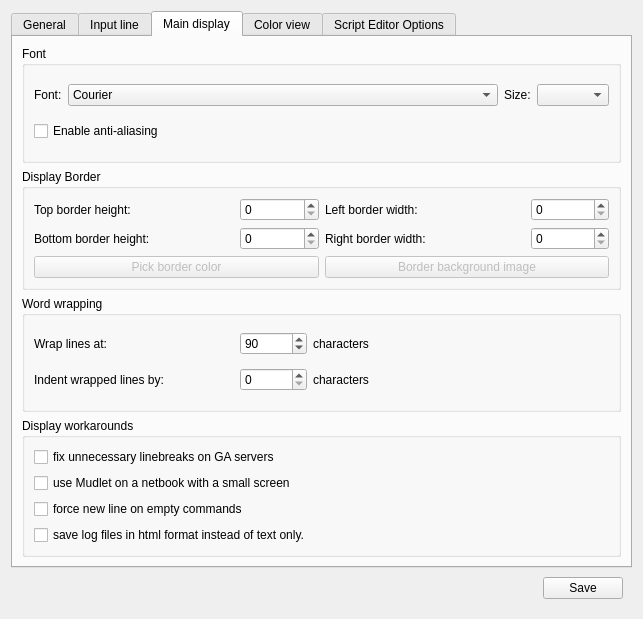
<?xml version="1.0" encoding="UTF-8"?>
<ui version="4.0">
 <class>profile_preferences</class>
 <widget class="QDialog" name="profile_preferences">
  <property name="geometry">
   <rect>
    <x>0</x>
    <y>0</y>
    <width>643</width>
    <height>619</height>
   </rect>
  </property>
  <property name="windowTitle">
   <string>Dialog</string>
  </property>
  <layout class="QVBoxLayout" name="verticalLayout">
   <property name="spacing">
    <number>0</number>
   </property>
   <item>
    <widget class="QTabWidget" name="tabWidgeta">
     <property name="enabled">
      <bool>true</bool>
     </property>
     <property name="styleSheet">
      <string notr="true"/>
     </property>
     <property name="tabShape">
      <enum>QTabWidget::Rounded</enum>
     </property>
     <property name="currentIndex">
      <number>2</number>
     </property>
     <widget class="QWidget" name="General">
      <attribute name="title">
       <string>General</string>
      </attribute>
      <layout class="QVBoxLayout" name="verticalLayout_6">
       <item>
        <widget class="QGroupBox" name="groupBox_11">
         <property name="title">
          <string>toolbar &amp; icon size</string>
         </property>
         <layout class="QFormLayout" name="formLayout_4">
          <property name="fieldGrowthPolicy">
           <enum>QFormLayout::AllNonFixedFieldsGrow</enum>
          </property>
          <item row="0" column="0">
           <widget class="QLabel" name="label_34">
            <property name="text">
             <string>icon size</string>
            </property>
           </widget>
          </item>
          <item row="0" column="1">
           <widget class="QSpinBox" name="MainIconSize">
            <property name="specialValueText">
             <string/>
            </property>
            <property name="minimum">
             <number>1</number>
            </property>
            <property name="maximum">
             <number>4</number>
            </property>
            <property name="value">
             <number>3</number>
            </property>
           </widget>
          </item>
          <item row="1" column="0" colspan="2">
           <widget class="QCheckBox" name="showMenuBar">
            <property name="text">
             <string>show menu bar</string>
            </property>
           </widget>
          </item>
         </layout>
        </widget>
       </item>
       <item>
        <widget class="QGroupBox" name="groupBox_2">
         <property name="title">
          <string>misc</string>
         </property>
         <layout class="QVBoxLayout" name="verticalLayout_5">
          <item>
           <widget class="QCheckBox" name="mAlertOnNewData">
            <property name="text">
             <string>toolbar notification if Mudlet is minimized and new data arrives</string>
            </property>
           </widget>
          </item>
          <item>
            <widget class="QCheckBox" name="mUsesATCP">
            <property name="text">
             <string>Listen for ATCP updates (Iron Realms Entertainment Games Only)</string>
            </property>
           </widget>
          </item>
         </layout>
        </widget>
       </item>
       <item>
        <spacer name="verticalSpacer">
         <property name="orientation">
          <enum>Qt::Vertical</enum>
         </property>
         <property name="sizeHint" stdset="0">
          <size>
           <width>20</width>
           <height>40</height>
          </size>
         </property>
        </spacer>
       </item>
      </layout>
     </widget>
     <widget class="QWidget" name="input_line_tab">
      <attribute name="title">
       <string>Input line</string>
      </attribute>
      <layout class="QGridLayout" name="gridLayout_6">
       <item row="0" column="0">
        <widget class="QGroupBox" name="groupBox_4">
         <property name="enabled">
          <bool>true</bool>
         </property>
         <property name="title">
          <string>Input</string>
         </property>
         <layout class="QGridLayout" name="gridLayout_5">
          <item row="0" column="0">
           <widget class="QCheckBox" name="USE_UNIX_EOL">
            <property name="maximumSize">
             <size>
              <width>16777215</width>
              <height>16777215</height>
             </size>
            </property>
            <property name="toolTip">
             <string>use strict UNIX line endings on commands for old UNIX servers that can't handle windows line endings correctly</string>
            </property>
            <property name="text">
             <string>strict UNIX line endings</string>
            </property>
           </widget>
          </item>
          <item row="1" column="0" colspan="2">
           <widget class="QCheckBox" name="show_sent_text_checkbox">
            <property name="enabled">
             <bool>true</bool>
            </property>
            <property name="toolTip">
             <string>Echo the text you send in the display box</string>
            </property>
            <property name="text">
             <string>Show the text you sent</string>
            </property>
           </widget>
          </item>
          <item row="2" column="0" colspan="3">
           <widget class="QCheckBox" name="auto_clear_input_line_checkbox">
            <property name="enabled">
             <bool>true</bool>
            </property>
            <property name="text">
             <string>Auto clear the input line after you sent text</string>
            </property>
           </widget>
          </item>
          <item row="3" column="0" colspan="2">
           <widget class="QLabel" name="label_18">
            <property name="toolTip">
             <string/>
            </property>
            <property name="text">
             <string>Command separator:</string>
            </property>
            <property name="buddy">
             <cstring>command_separator_lineedit</cstring>
            </property>
           </widget>
          </item>
          <item row="3" column="2">
           <widget class="QLineEdit" name="command_separator_lineedit">
            <property name="enabled">
             <bool>true</bool>
            </property>
           </widget>
          </item>
         </layout>
        </widget>
       </item>
       <item row="1" column="0">
        <spacer name="verticalSpacer_2">
         <property name="orientation">
          <enum>Qt::Vertical</enum>
         </property>
         <property name="sizeHint" stdset="0">
          <size>
           <width>20</width>
           <height>40</height>
          </size>
         </property>
        </spacer>
       </item>
      </layout>
     </widget>
     <widget class="QWidget" name="tab">
      <attribute name="title">
       <string>Main display</string>
      </attribute>
      <layout class="QVBoxLayout" name="verticalLayout_3">
       <item>
        <widget class="QGroupBox" name="groupBox_6">
         <property name="title">
          <string>Font</string>
         </property>
         <layout class="QGridLayout" name="gridLayout_9">
          <item row="0" column="0">
           <widget class="QLabel" name="label_30">
            <property name="text">
             <string>Font:</string>
            </property>
           </widget>
          </item>
          <item row="0" column="1">
           <widget class="QFontComboBox" name="fontComboBox">
            <property name="sizePolicy">
             <sizepolicy hsizetype="Expanding" vsizetype="Fixed">
              <horstretch>0</horstretch>
              <verstretch>0</verstretch>
             </sizepolicy>
            </property>
            <property name="editable">
             <bool>false</bool>
            </property>
            <property name="fontFilters">
             <set>QFontComboBox::MonospacedFonts</set>
            </property>
           </widget>
          </item>
          <item row="0" column="2">
           <widget class="QLabel" name="label_35">
            <property name="text">
             <string>Size:</string>
            </property>
           </widget>
          </item>
          <item row="0" column="3">
           <widget class="QComboBox" name="fontSize"/>
          </item>
          <item row="1" column="0" colspan="2">
           <widget class="QCheckBox" name="mNoAntiAlias">
            <property name="toolTip">
             <string>Use anti aliasing on fonts. Smoothes fonts if you have a high screen resolution and you can use larger fonts. Note that on low resolutions and small font sizes, the font gets blurry. </string>
            </property>
            <property name="text">
             <string>Enable anti-aliasing</string>
            </property>
           </widget>
          </item>
         </layout>
        </widget>
       </item>
       <item>
        <widget class="QGroupBox" name="groupBox_9">
         <property name="title">
          <string>Display Border</string>
         </property>
         <layout class="QGridLayout" name="gridLayout">
          <item row="0" column="0">
           <widget class="QLabel" name="label_26">
            <property name="sizePolicy">
             <sizepolicy hsizetype="Expanding" vsizetype="Preferred">
              <horstretch>0</horstretch>
              <verstretch>0</verstretch>
             </sizepolicy>
            </property>
            <property name="maximumSize">
             <size>
              <width>200</width>
              <height>16777215</height>
             </size>
            </property>
            <property name="text">
             <string>Top border height:</string>
            </property>
           </widget>
          </item>
          <item row="0" column="1">
           <widget class="QSpinBox" name="topBorderHeight">
            <property name="sizePolicy">
             <sizepolicy hsizetype="Minimum" vsizetype="Preferred">
              <horstretch>0</horstretch>
              <verstretch>0</verstretch>
             </sizepolicy>
            </property>
            <property name="minimum">
             <number>0</number>
            </property>
            <property name="maximum">
             <number>2000</number>
            </property>
            <property name="value">
             <number>0</number>
            </property>
           </widget>
          </item>
          <item row="0" column="2">
           <widget class="QLabel" name="label_29">
            <property name="sizePolicy">
             <sizepolicy hsizetype="Expanding" vsizetype="Preferred">
              <horstretch>0</horstretch>
              <verstretch>0</verstretch>
             </sizepolicy>
            </property>
            <property name="maximumSize">
             <size>
              <width>200</width>
              <height>16777215</height>
             </size>
            </property>
            <property name="text">
             <string>Left border width:</string>
            </property>
           </widget>
          </item>
          <item row="0" column="3">
           <widget class="QSpinBox" name="leftBorderWidth">
            <property name="sizePolicy">
             <sizepolicy hsizetype="Minimum" vsizetype="Preferred">
              <horstretch>0</horstretch>
              <verstretch>0</verstretch>
             </sizepolicy>
            </property>
            <property name="minimum">
             <number>0</number>
            </property>
            <property name="maximum">
             <number>2000</number>
            </property>
            <property name="value">
             <number>0</number>
            </property>
           </widget>
          </item>
          <item row="1" column="0">
           <widget class="QLabel" name="label_27">
            <property name="sizePolicy">
             <sizepolicy hsizetype="Expanding" vsizetype="Preferred">
              <horstretch>0</horstretch>
              <verstretch>0</verstretch>
             </sizepolicy>
            </property>
            <property name="maximumSize">
             <size>
              <width>200</width>
              <height>16777215</height>
             </size>
            </property>
            <property name="text">
             <string>Bottom border height:</string>
            </property>
           </widget>
          </item>
          <item row="1" column="1">
           <widget class="QSpinBox" name="bottomBorderHeight">
            <property name="sizePolicy">
             <sizepolicy hsizetype="Minimum" vsizetype="Preferred">
              <horstretch>0</horstretch>
              <verstretch>0</verstretch>
             </sizepolicy>
            </property>
            <property name="minimum">
             <number>0</number>
            </property>
            <property name="maximum">
             <number>2000</number>
            </property>
            <property name="value">
             <number>0</number>
            </property>
           </widget>
          </item>
          <item row="1" column="2">
           <widget class="QLabel" name="label_28">
            <property name="sizePolicy">
             <sizepolicy hsizetype="Expanding" vsizetype="Preferred">
              <horstretch>0</horstretch>
              <verstretch>0</verstretch>
             </sizepolicy>
            </property>
            <property name="maximumSize">
             <size>
              <width>200</width>
              <height>16777215</height>
             </size>
            </property>
            <property name="text">
             <string>Right border width:</string>
            </property>
           </widget>
          </item>
          <item row="1" column="3">
           <widget class="QSpinBox" name="rightBorderWidth">
            <property name="sizePolicy">
             <sizepolicy hsizetype="Minimum" vsizetype="Preferred">
              <horstretch>0</horstretch>
              <verstretch>0</verstretch>
             </sizepolicy>
            </property>
            <property name="minimum">
             <number>0</number>
            </property>
            <property name="maximum">
             <number>2000</number>
            </property>
            <property name="value">
             <number>0</number>
            </property>
           </widget>
          </item>
          <item row="2" column="0" colspan="2">
           <widget class="QPushButton" name="pushButtonBorderColor">
            <property name="enabled">
             <bool>false</bool>
            </property>
            <property name="text">
             <string>Pick border color</string>
            </property>
           </widget>
          </item>
          <item row="2" column="2" colspan="2">
           <widget class="QPushButton" name="pushButtonBorderImage">
            <property name="enabled">
             <bool>false</bool>
            </property>
            <property name="text">
             <string>Border background image</string>
            </property>
           </widget>
          </item>
         </layout>
        </widget>
       </item>
       <item>
        <widget class="QGroupBox" name="groupBox_10">
         <property name="layoutDirection">
          <enum>Qt::LeftToRight</enum>
         </property>
         <property name="title">
          <string>Word wrapping</string>
         </property>
         <layout class="QGridLayout" name="gridLayout_10">
          <item row="0" column="0">
           <widget class="QLabel" name="label_20">
            <property name="sizePolicy">
             <sizepolicy hsizetype="Expanding" vsizetype="Preferred">
              <horstretch>0</horstretch>
              <verstretch>0</verstretch>
             </sizepolicy>
            </property>
            <property name="maximumSize">
             <size>
              <width>200</width>
              <height>16777215</height>
             </size>
            </property>
            <property name="text">
             <string>Wrap lines at:</string>
            </property>
           </widget>
          </item>
          <item row="0" column="1">
           <widget class="QSpinBox" name="wrap_at_spinBox">
            <property name="minimum">
             <number>1</number>
            </property>
            <property name="maximum">
             <number>999999</number>
            </property>
            <property name="value">
             <number>90</number>
            </property>
           </widget>
          </item>
          <item row="0" column="2">
           <widget class="QLabel" name="label_23">
            <property name="text">
             <string>characters</string>
            </property>
           </widget>
          </item>
          <item row="1" column="0">
           <widget class="QLabel" name="label_24">
            <property name="sizePolicy">
             <sizepolicy hsizetype="Expanding" vsizetype="Preferred">
              <horstretch>0</horstretch>
              <verstretch>0</verstretch>
             </sizepolicy>
            </property>
            <property name="maximumSize">
             <size>
              <width>200</width>
              <height>16777215</height>
             </size>
            </property>
            <property name="text">
             <string>Indent wrapped lines by:</string>
            </property>
           </widget>
          </item>
          <item row="1" column="1">
           <widget class="QSpinBox" name="indent_wrapped_spinBox">
            <property name="minimum">
             <number>0</number>
            </property>
            <property name="maximum">
             <number>99999</number>
            </property>
            <property name="value">
             <number>0</number>
            </property>
           </widget>
          </item>
          <item row="1" column="2">
           <widget class="QLabel" name="label_25">
            <property name="text">
             <string>characters</string>
            </property>
           </widget>
          </item>
          <item row="1" column="3">
           <spacer name="horizontalSpacer_2">
            <property name="orientation">
             <enum>Qt::Horizontal</enum>
            </property>
            <property name="sizeHint" stdset="0">
             <size>
              <width>40</width>
              <height>20</height>
             </size>
            </property>
           </spacer>
          </item>
         </layout>
        </widget>
       </item>
       <item>
        <widget class="QGroupBox" name="groupBox_8">
         <property name="title">
          <string>Display workarounds</string>
         </property>
         <layout class="QVBoxLayout" name="verticalLayout_2">
          <item>
           <widget class="QCheckBox" name="checkBox_USE_IRE_DRIVER_BUGFIX">
            <property name="toolTip">
             <string>Some MUDs (notably all IRE ones) suffer from a bug where they don't properly
communicate with the client on where a newline should be. Enable this to fix text
from getting appended to the previous prompt line</string>
            </property>
            <property name="text">
             <string>fix unnecessary linebreaks on GA servers</string>
            </property>
           </widget>
          </item>
          <item>
           <widget class="QCheckBox" name="checkBox_USE_SMALL_SCREEN">
            <property name="toolTip">
             <string>Select this option for better compatability if you are using a netbook, 
or some other computer model that has a small screen.</string>
            </property>
            <property name="text">
             <string>use Mudlet on a netbook with a small screen</string>
            </property>
           </widget>
          </item>
          <item>
           <widget class="QCheckBox" name="checkBox_mUSE_FORCE_LF_AFTER_PROMPT">
            <property name="toolTip">
             <string>This option adds a line line break &lt;LF&gt; or &quot;
&quot; to your command input on empty commands. This option will rarely be necessary.</string>
            </property>
            <property name="text">
             <string>force new line on empty commands</string>
            </property>
           </widget>
          </item>
          <item>
           <widget class="QCheckBox" name="mRawStreamDump">
            <property name="toolTip">
             <string>Switch log file format from HTML to raw stream dump in logfiles as sent by server. The logfile can then be can be loaded by Mudlet to test your trigger systems offline.</string>
            </property>
            <property name="text">
             <string>save log files in html format instead of text only.</string>
            </property>
           </widget>
          </item>
         </layout>
        </widget>
       </item>
      </layout>
     </widget>
     <widget class="QWidget" name="color_view_tab">
      <attribute name="title">
       <string>Color view</string>
      </attribute>
      <layout class="QGridLayout" name="gridLayout_2">
       <item row="0" column="0">
        <widget class="QGroupBox" name="groupBox">
         <property name="title">
          <string>Select your color preferences</string>
         </property>
         <layout class="QGridLayout" name="gridLayout_8">
          <item row="0" column="0">
           <widget class="QLabel" name="label_22">
            <property name="text">
             <string>Foreground color:</string>
            </property>
           </widget>
          </item>
          <item row="0" column="1">
           <widget class="QPushButton" name="pushButton_foreground_color">
            <property name="autoFillBackground">
             <bool>true</bool>
            </property>
            <property name="styleSheet">
             <string notr="true"/>
            </property>
            <property name="text">
             <string/>
            </property>
           </widget>
          </item>
          <item row="1" column="0">
           <widget class="QLabel" name="label_21">
            <property name="text">
             <string>Background color:</string>
            </property>
           </widget>
          </item>
          <item row="1" column="1">
           <widget class="QPushButton" name="pushButton_background_color">
            <property name="autoFillBackground">
             <bool>true</bool>
            </property>
            <property name="text">
             <string/>
            </property>
           </widget>
          </item>
          <item row="2" column="0" colspan="2">
           <widget class="QLabel" name="label_19">
            <property name="text">
             <string>These preferences set how do you want a particular color to be represented visually in the main display</string>
            </property>
            <property name="wordWrap">
             <bool>true</bool>
            </property>
           </widget>
          </item>
          <item row="3" column="0">
           <layout class="QGridLayout" name="gridLayout_4">
            <item row="0" column="0">
             <widget class="QLabel" name="label">
              <property name="text">
               <string>Black:</string>
              </property>
             </widget>
            </item>
            <item row="1" column="0">
             <widget class="QLabel" name="label_2">
              <property name="text">
               <string>Red:</string>
              </property>
             </widget>
            </item>
            <item row="2" column="0">
             <widget class="QLabel" name="label_3">
              <property name="text">
               <string>Green:</string>
              </property>
             </widget>
            </item>
            <item row="4" column="0">
             <widget class="QLabel" name="label_5">
              <property name="text">
               <string>Blue:</string>
              </property>
             </widget>
            </item>
            <item row="5" column="0">
             <widget class="QLabel" name="label_6">
              <property name="text">
               <string>Magenta:</string>
              </property>
             </widget>
            </item>
            <item row="6" column="0">
             <widget class="QLabel" name="label_7">
              <property name="text">
               <string>Cyan:</string>
              </property>
             </widget>
            </item>
            <item row="7" column="0">
             <widget class="QLabel" name="label_8">
              <property name="text">
               <string>White:</string>
              </property>
             </widget>
            </item>
            <item row="0" column="1">
             <widget class="QPushButton" name="pushButton_black">
              <property name="autoFillBackground">
               <bool>true</bool>
              </property>
              <property name="text">
               <string/>
              </property>
             </widget>
            </item>
            <item row="1" column="1">
             <widget class="QPushButton" name="pushButton_red">
              <property name="autoFillBackground">
               <bool>true</bool>
              </property>
              <property name="text">
               <string/>
              </property>
             </widget>
            </item>
            <item row="2" column="1">
             <widget class="QPushButton" name="pushButton_green">
              <property name="autoFillBackground">
               <bool>true</bool>
              </property>
              <property name="text">
               <string/>
              </property>
             </widget>
            </item>
            <item row="3" column="1">
             <widget class="QPushButton" name="pushButton_yellow">
              <property name="autoFillBackground">
               <bool>true</bool>
              </property>
              <property name="text">
               <string/>
              </property>
             </widget>
            </item>
            <item row="4" column="1">
             <widget class="QPushButton" name="pushButton_blue">
              <property name="autoFillBackground">
               <bool>true</bool>
              </property>
              <property name="text">
               <string/>
              </property>
             </widget>
            </item>
            <item row="5" column="1">
             <widget class="QPushButton" name="pushButton_magenta">
              <property name="autoFillBackground">
               <bool>true</bool>
              </property>
              <property name="text">
               <string/>
              </property>
             </widget>
            </item>
            <item row="6" column="1">
             <widget class="QPushButton" name="pushButton_cyan">
              <property name="autoFillBackground">
               <bool>true</bool>
              </property>
              <property name="text">
               <string/>
              </property>
             </widget>
            </item>
            <item row="7" column="1">
             <widget class="QPushButton" name="pushButton_white">
              <property name="autoFillBackground">
               <bool>true</bool>
              </property>
              <property name="text">
               <string/>
              </property>
             </widget>
            </item>
            <item row="3" column="0">
             <widget class="QLabel" name="label_4">
              <property name="text">
               <string>Yellow:</string>
              </property>
             </widget>
            </item>
           </layout>
          </item>
          <item row="3" column="1">
           <layout class="QGridLayout" name="gridLayout_3">
            <item row="0" column="0">
             <widget class="QLabel" name="label_13">
              <property name="text">
               <string>Light black:</string>
              </property>
             </widget>
            </item>
            <item row="1" column="0">
             <widget class="QLabel" name="label_14">
              <property name="text">
               <string>Light red:</string>
              </property>
             </widget>
            </item>
            <item row="2" column="0">
             <widget class="QLabel" name="label_9">
              <property name="text">
               <string>Light green:</string>
              </property>
             </widget>
            </item>
            <item row="3" column="0">
             <widget class="QLabel" name="label_15">
              <property name="text">
               <string>Light yellow:</string>
              </property>
             </widget>
            </item>
            <item row="4" column="0">
             <widget class="QLabel" name="label_16">
              <property name="text">
               <string>Light blue:</string>
              </property>
             </widget>
            </item>
            <item row="5" column="0">
             <widget class="QLabel" name="label_11">
              <property name="text">
               <string>Light magenta:</string>
              </property>
             </widget>
            </item>
            <item row="6" column="0">
             <widget class="QLabel" name="label_12">
              <property name="text">
               <string>Light cyan:</string>
              </property>
             </widget>
            </item>
            <item row="7" column="0">
             <widget class="QLabel" name="label_10">
              <property name="text">
               <string>Light white:</string>
              </property>
             </widget>
            </item>
            <item row="0" column="1">
             <widget class="QPushButton" name="pushButton_Lblack">
              <property name="autoFillBackground">
               <bool>true</bool>
              </property>
              <property name="text">
               <string/>
              </property>
             </widget>
            </item>
            <item row="1" column="1">
             <widget class="QPushButton" name="pushButton_Lred">
              <property name="autoFillBackground">
               <bool>true</bool>
              </property>
              <property name="text">
               <string/>
              </property>
             </widget>
            </item>
            <item row="2" column="1">
             <widget class="QPushButton" name="pushButton_Lgreen">
              <property name="autoFillBackground">
               <bool>true</bool>
              </property>
              <property name="text">
               <string/>
              </property>
             </widget>
            </item>
            <item row="3" column="1">
             <widget class="QPushButton" name="pushButton_Lyellow">
              <property name="autoFillBackground">
               <bool>true</bool>
              </property>
              <property name="text">
               <string/>
              </property>
             </widget>
            </item>
            <item row="4" column="1">
             <widget class="QPushButton" name="pushButton_Lblue">
              <property name="autoFillBackground">
               <bool>true</bool>
              </property>
              <property name="text">
               <string/>
              </property>
             </widget>
            </item>
            <item row="5" column="1">
             <widget class="QPushButton" name="pushButton_Lmagenta">
              <property name="autoFillBackground">
               <bool>true</bool>
              </property>
              <property name="text">
               <string/>
              </property>
             </widget>
            </item>
            <item row="6" column="1">
             <widget class="QPushButton" name="pushButton_Lcyan">
              <property name="autoFillBackground">
               <bool>true</bool>
              </property>
              <property name="text">
               <string/>
              </property>
             </widget>
            </item>
            <item row="7" column="1">
             <widget class="QPushButton" name="pushButton_Lwhite">
              <property name="autoFillBackground">
               <bool>true</bool>
              </property>
              <property name="text">
               <string/>
              </property>
             </widget>
            </item>
           </layout>
          </item>
          <item row="5" column="1">
           <widget class="QPushButton" name="reset_colors_button">
            <property name="text">
             <string>Reset all colors to default</string>
            </property>
           </widget>
          </item>
          <item row="4" column="1">
           <spacer name="verticalSpacer_3">
            <property name="orientation">
             <enum>Qt::Vertical</enum>
            </property>
            <property name="sizeType">
             <enum>QSizePolicy::Minimum</enum>
            </property>
            <property name="sizeHint" stdset="0">
             <size>
              <width>20</width>
              <height>20</height>
             </size>
            </property>
           </spacer>
          </item>
         </layout>
        </widget>
       </item>
       <item row="1" column="0">
        <spacer name="verticalSpacer_5">
         <property name="orientation">
          <enum>Qt::Vertical</enum>
         </property>
         <property name="sizeHint" stdset="0">
          <size>
           <width>20</width>
           <height>40</height>
          </size>
         </property>
        </spacer>
       </item>
      </layout>
     </widget>
     <widget class="QWidget" name="tab_2">
      <attribute name="title">
       <string>Script Editor Options</string>
      </attribute>
      <layout class="QVBoxLayout" name="verticalLayout_4">
       <item>
        <widget class="QGroupBox" name="groupBox_12">
         <property name="title">
          <string>Visual</string>
         </property>
         <layout class="QGridLayout" name="gridLayout_11">
          <item row="0" column="0">
           <widget class="QLabel" name="label_31">
            <property name="text">
             <string>default trigger pattern type:</string>
            </property>
           </widget>
          </item>
          <item row="0" column="1">
           <widget class="QComboBox" name="defaultTriggerType">
            <property name="sizePolicy">
             <sizepolicy hsizetype="Expanding" vsizetype="Fixed">
              <horstretch>0</horstretch>
              <verstretch>0</verstretch>
             </sizepolicy>
            </property>
            <property name="maximumSize">
             <size>
              <width>16777215</width>
              <height>16777215</height>
             </size>
            </property>
            <property name="palette">
             <palette>
              <active>
               <colorrole role="Base">
                <brush brushstyle="SolidPattern">
                 <color alpha="255">
                  <red>255</red>
                  <green>230</green>
                  <blue>232</blue>
                 </color>
                </brush>
               </colorrole>
              </active>
              <inactive>
               <colorrole role="Base">
                <brush brushstyle="SolidPattern">
                 <color alpha="255">
                  <red>255</red>
                  <green>230</green>
                  <blue>232</blue>
                 </color>
                </brush>
               </colorrole>
              </inactive>
              <disabled>
               <colorrole role="Base">
                <brush brushstyle="SolidPattern">
                 <color alpha="255">
                  <red>244</red>
                  <green>244</green>
                  <blue>244</blue>
                 </color>
                </brush>
               </colorrole>
              </disabled>
             </palette>
            </property>
            <property name="font">
             <font>
              <pointsize>8</pointsize>
             </font>
            </property>
            <property name="autoFillBackground">
             <bool>true</bool>
            </property>
            <item>
             <property name="text">
              <string>pattern is a substring of the line (speed: good)</string>
             </property>
            </item>
            <item>
             <property name="text">
              <string>pattern is a Perl style regular expression (speed: slowest)</string>
             </property>
            </item>
            <item>
             <property name="text">
              <string>pattern is located at the beginning of the line (speed: best)</string>
             </property>
            </item>
            <item>
             <property name="text">
              <string>pattern equals entire line (speed: good)</string>
             </property>
            </item>
            <item>
             <property name="text">
              <string>Condition is defined as a Lua Function that returns true or false</string>
             </property>
            </item>
           </widget>
          </item>
          <item row="1" column="0">
           <widget class="QLabel" name="label_33">
            <property name="text">
             <string>folder/group in tree icons size:</string>
            </property>
           </widget>
          </item>
          <item row="1" column="1">
           <widget class="QSpinBox" name="TEFolderIconSize">
            <property name="minimum">
             <number>1</number>
            </property>
            <property name="maximum">
             <number>4</number>
            </property>
            <property name="value">
             <number>3</number>
            </property>
           </widget>
          </item>
         </layout>
        </widget>
       </item>
       <item>
        <spacer name="verticalSpacer_4">
         <property name="orientation">
          <enum>Qt::Vertical</enum>
         </property>
         <property name="sizeHint" stdset="0">
          <size>
           <width>20</width>
           <height>523</height>
          </size>
         </property>
        </spacer>
       </item>
      </layout>
     </widget>
    </widget>
   </item>
   <item>
    <widget class="QWidget" name="widget" native="true">
     <layout class="QHBoxLayout" name="horizontalLayout">
      <item>
       <spacer name="horizontalSpacer">
        <property name="orientation">
         <enum>Qt::Horizontal</enum>
        </property>
        <property name="sizeHint" stdset="0">
         <size>
          <width>447</width>
          <height>17</height>
         </size>
        </property>
       </spacer>
      </item>
      <item>
       <widget class="QPushButton" name="closeButton">
        <property name="text">
         <string>Save</string>
        </property>
        <property name="icon">
         <iconset>
          <normaloff>:/icons/icons/dialog-close.png</normaloff>:/icons/icons/dialog-close.png</iconset>
        </property>
       </widget>
      </item>
     </layout>
    </widget>
   </item>
  </layout>
 </widget>
 <tabstops>
  <tabstop>show_sent_text_checkbox</tabstop>
  <tabstop>command_separator_lineedit</tabstop>
  <tabstop>pushButton_black</tabstop>
  <tabstop>pushButton_red</tabstop>
  <tabstop>pushButton_green</tabstop>
  <tabstop>pushButton_yellow</tabstop>
  <tabstop>pushButton_blue</tabstop>
  <tabstop>pushButton_magenta</tabstop>
  <tabstop>pushButton_cyan</tabstop>
  <tabstop>pushButton_white</tabstop>
  <tabstop>pushButton_Lblack</tabstop>
  <tabstop>pushButton_Lred</tabstop>
  <tabstop>pushButton_Lgreen</tabstop>
  <tabstop>pushButton_Lyellow</tabstop>
  <tabstop>pushButton_Lblue</tabstop>
  <tabstop>pushButton_Lmagenta</tabstop>
  <tabstop>pushButton_Lcyan</tabstop>
  <tabstop>pushButton_Lwhite</tabstop>
 </tabstops>
 <resources/>
 <connections/>
</ui>
